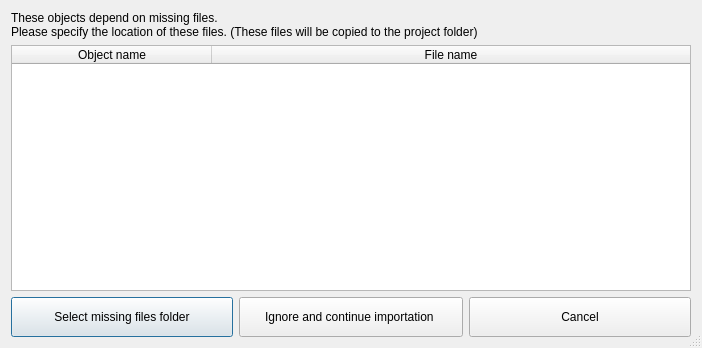
<?xml version="1.0" encoding="UTF-8"?>
<ui version="4.0">
 <class>ImportFileObject</class>
 <widget class="QDialog" name="ImportFileObject">
  <property name="windowModality">
   <enum>Qt::ApplicationModal</enum>
  </property>
  <property name="geometry">
   <rect>
    <x>0</x>
    <y>0</y>
    <width>702</width>
    <height>348</height>
   </rect>
  </property>
  <property name="sizePolicy">
   <sizepolicy hsizetype="Preferred" vsizetype="Preferred">
    <horstretch>0</horstretch>
    <verstretch>0</verstretch>
   </sizepolicy>
  </property>
  <property name="windowTitle">
   <string>Missing files for some objects</string>
  </property>
  <property name="sizeGripEnabled">
   <bool>true</bool>
  </property>
  <property name="modal">
   <bool>true</bool>
  </property>
  <layout class="QGridLayout" name="gridLayout">
   <item row="2" column="2">
    <widget class="QPushButton" name="CancelBtn">
     <property name="minimumSize">
      <size>
       <width>0</width>
       <height>40</height>
      </size>
     </property>
     <property name="focusPolicy">
      <enum>Qt::NoFocus</enum>
     </property>
     <property name="text">
      <string>Cancel</string>
     </property>
    </widget>
   </item>
   <item row="0" column="0" colspan="3">
    <widget class="QLabel" name="Label">
     <property name="text">
      <string>These objects depend on missing files. 
Please specify the location of these files. (These files will be copied to the project folder)</string>
     </property>
    </widget>
   </item>
   <item row="2" column="1">
    <widget class="QPushButton" name="IgnoreBtn">
     <property name="minimumSize">
      <size>
       <width>0</width>
       <height>40</height>
      </size>
     </property>
     <property name="focusPolicy">
      <enum>Qt::NoFocus</enum>
     </property>
     <property name="text">
      <string>Ignore and continue importation </string>
     </property>
    </widget>
   </item>
   <item row="1" column="0" colspan="3">
    <widget class="QTableWidget" name="tableWidget">
     <property name="sizeAdjustPolicy">
      <enum>QAbstractScrollArea::AdjustToContents</enum>
     </property>
     <property name="selectionMode">
      <enum>QAbstractItemView::NoSelection</enum>
     </property>
     <property name="selectionBehavior">
      <enum>QAbstractItemView::SelectItems</enum>
     </property>
     <attribute name="horizontalHeaderCascadingSectionResizes">
      <bool>true</bool>
     </attribute>
     <attribute name="horizontalHeaderMinimumSectionSize">
      <number>40</number>
     </attribute>
     <attribute name="horizontalHeaderDefaultSectionSize">
      <number>200</number>
     </attribute>
     <attribute name="horizontalHeaderStretchLastSection">
      <bool>true</bool>
     </attribute>
     <attribute name="verticalHeaderVisible">
      <bool>false</bool>
     </attribute>
     <attribute name="verticalHeaderCascadingSectionResizes">
      <bool>false</bool>
     </attribute>
     <column>
      <property name="text">
       <string>Object name</string>
      </property>
     </column>
     <column>
      <property name="text">
       <string>File name</string>
      </property>
     </column>
    </widget>
   </item>
   <item row="2" column="0">
    <widget class="QPushButton" name="FileFolderBtn">
     <property name="minimumSize">
      <size>
       <width>0</width>
       <height>40</height>
      </size>
     </property>
     <property name="text">
      <string>Select missing files folder</string>
     </property>
    </widget>
   </item>
  </layout>
 </widget>
 <resources/>
 <connections/>
</ui>
